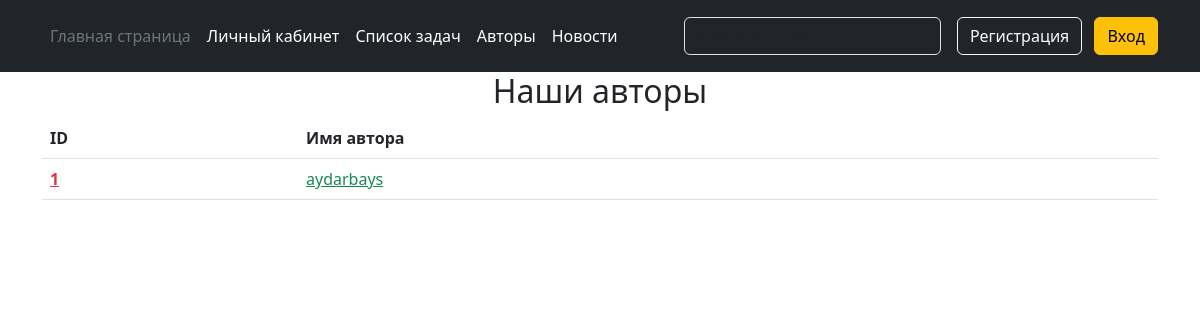
Page /authors on the earlier database version.
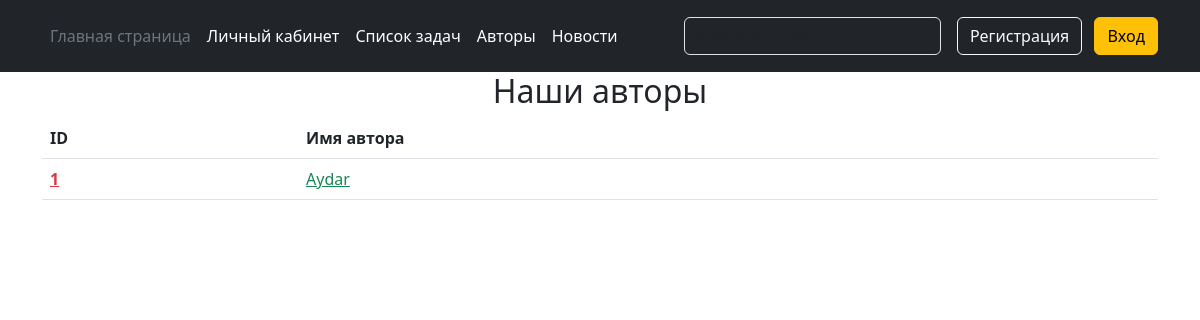
Same page on the later database version.
### data/users.py (models this page shows, shortened)
class User(SqlAlchemyBase, UserMixin, SerializerMixin):
    __tablename__ = 'users'
    id = sqlalchemy.Column(sqlalchemy.Integer,
                           primary_key=True, autoincrement=True)
    username = sqlalchemy.Column(sqlalchemy.String, nullable=False)
    email = sqlalchemy.Column(sqlalchemy.String,
                              index=True, unique=True, nullable=True)
    hashed_password = sqlalchemy.Column(sqlalchemy.String, nullable=True)
    role = sqlalchemy.Column(sqlalchemy.String)
    problems = orm.relationship('Problems', back_populates='author')
    solved_problems = orm.relationship('Solvings', back_populates='student')
    favourite_problems = orm.relationship('FavouriteProblems', back_populates='student')

### server.py (the view)
@app.route("/authors")
def authors():
    db_sess = db_session.create_session()
    authors = db_sess.query(User).filter(User.role == "Автор")
    return render_template('authors.html', title='Авторы', authors=authors)

### data/db_session.py (called while the page is built)
def create_session() -> Session:
    global __factory
    return __factory()

### templates/authors.html
{% extends "base.html" %}
{% block content %}
    <h2>Наши авторы</h2>
    <table class="table">
      <thead class="thead-light">
        <tr>
          <th scope="col">ID</th>
          <th scope="col">Имя автора</th>
        </tr>
      </thead>
      <tbody>
        {% for item in authors %}
        <tr>
          <th scope="row"><a href="/profile/{{item.id}}" class="link-danger">{{item.id}}</a></th>
          <td><a href="/profile/{{item.id}}" class="link-success">{{item.username}}</a></td>
        </tr>
        {% endfor %}
      </tbody>
    </table>
{% endblock %}

Differences in the rows shown:
changed User id 1: username "aydarbays" → "Aydar"
